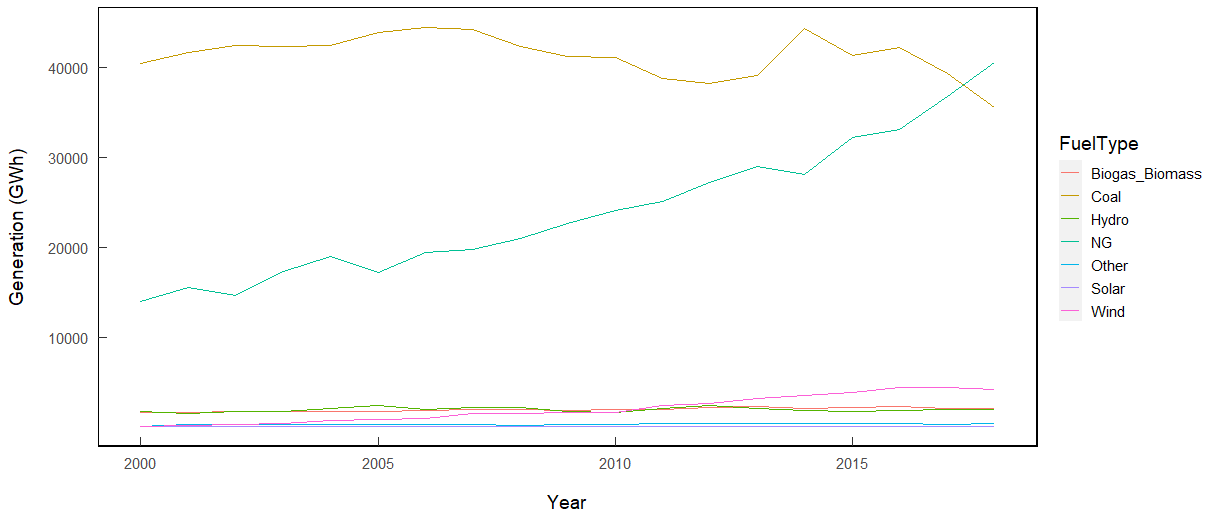

This chart was generated by the following R code:
library(ggplot2)
library(tidyverse)
library(dplyr)
library(scales)
library(ggrepel)
library(tibble)
library(shadowtext)

df<-read.csv("C:/Users/vergarab/Documents/RESEARCH/3 Min Figure/Coal Phase-out/TotalGenerationFuel.csv",header = TRUE,
             na.strings = 999.99) 

df2<-df %>% filter(FuelType!= "Renewables"  & Year>=2000)


ggplot(data=df2, aes(x=Year, y=Generation, fill=FuelType, color=FuelType))+
  geom_line()+
  theme(text=element_text(size=14, colour = "Black"), 
        plot.title = element_text(hjust = 0.5, face = "bold",color = "black"),
        plot.subtitle = element_text(hjust = 0.5, color="black"), 
        axis.title.x = element_text(colour = "black"), 
        axis.title.y = element_text(colour = "black"),
        axis.line = element_line("black"),
        axis.ticks.length = unit(-0.25, "cm"),
        axis.text.x = element_text(margin=unit(c(0.5,0.5,0.5,0.5),"cm")),
        axis.text.y = element_text(margin=unit(c(0.5,0.5,0.5,0.5),"cm")),
        panel.spacing = unit(1.5, "lines"), 
        legend.position = "right",
        panel.grid.major = element_blank(),
        panel.grid.minor = element_blank(),
        panel.background = element_rect(fill = "transparent"),
        panel.border = element_rect(colour="black", fill=NA, size=1))+
  scale_fill_viridis_d()+
  scale_x_continuous(name="Year", breaks = c(0,2000,2005,2010,2015,2020))+
  scale_y_continuous(name="Generation (GWh)",breaks = c(10000,20000,30000,40000,50000))
  
